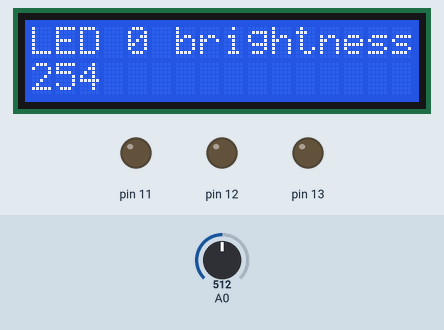
The sketch below on a simulated Arduino Uno, built with avr-gcc and run on an emulated ATmega328P. On the bench: 16×2 character LCD, output pins drawn as LEDs (lit = HIGH). Dashed ring = blinking. The test bench sets the inputs (shaded band); at power-on: A0 = 512.

Above: at 3.5 s.
3.6 s: A0 set to 418
5.1 s: A0 set to 381
At 5.9 s:
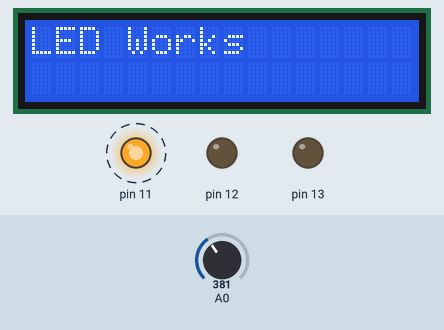
8.1 s: A0 set to 410
At 8.29 s:
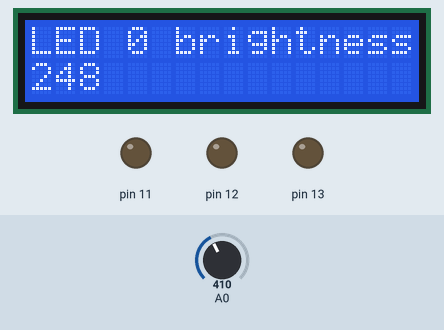
Timing chart, 0 to 11.1 s (numbered marks = the images above; inputs shaded):
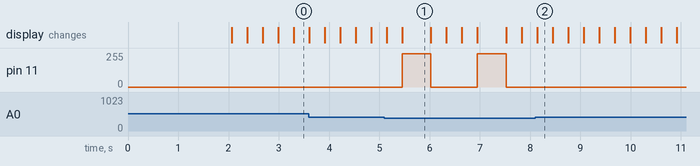

Measured:
- the behaviour switches between 400 and 399 on A0 (found by bisection; images 0 and 1)
- after the input at 5.1 s, pin 11: alternates 248/255 for 0.57 s and 0/255 for 0.93 s, starting after 0.36 s; the display: first differs from a run without the input after 0.36 s (image 1)
- after the input at 8.1 s, pin 11: stops changing and stays 0/255
- what the display in image 1 shows lasts 0.5 s, from 5.5 s to 6.0 s

The sketch:

Arduino_keypadshield_menu.ino
```cpp
#include <LiquidCrystal.h> // Include the LiquidCrystal library for LCD support.

LiquidCrystal LCD(8, 9, 4, 5, 6, 7); // Initialize the LCD object with specific pins.

// Variables used in the menu
int AR_Button = 0; // Variable to store analog button readings.
byte AC_Button = 0; // Variable used in the main loop to hold button input.
byte col[4]; // An array to navigate the menu and control LED brightness.
byte colVal = 0; // Variable to keep track of the current menu item.
bool SelStat = 0; // A boolean variable for the select status.

// Define button values for better readability:
#define Right  0
#define Left   1
#define Up     2
#define Down   3
#define Select 4
#define NONE   5

// Function to read button presses
byte ButtonRead() {
  AR_Button = analogRead(0); // Read the analog value from a pin to detect button presses.
delay(5);
  // Determine which button is pressed based on the analog reading.
  if (AR_Button > 950) return NONE;
  if (AR_Button < 70) return Right;
  if (AR_Button < 250) return Up;
  if (AR_Button < 400) return Down;
  if (AR_Button < 650) return Left;
  if (AR_Button < 850) return Select;
  return NONE; // Return NONE if no button is pressed.
}

// Function to display the menu
byte Menu(byte button) {
  if (button == Up) {
    colVal += 1; // Increment the menu item when the Up button is pressed.
    delay(300); // Add a delay for button debouncing.
  }
  if (button == Down) {
    colVal -= 1; // Decrement the menu item when the Down button is pressed.
    delay(300); // Add a delay for button debouncing.
  }
  // Ensure the menu item stays within valid bounds.
  if (colVal > 3 && colVal < 230) {
    colVal = 0;
  }
  if (colVal > 240) {
    colVal = 3;
  }
  if (button == Right) {
    col[colVal] += 1; // Increase the brightness of an LED when the Right button is pressed.
    delay(300); // Add a delay for button debouncing.
  }
  if (button == Left) {
    col[colVal] -= 1; // Decrease the brightness of an LED when the Left button is pressed.
    delay(300); // Add a delay for button debouncing.
  }
  Serial.println(colVal); // Print the current menu item to the serial monitor.
  if (colVal < 3)
  {
    LCD.setCursor(0, 0);
    LCD.print("LED");
    if (colVal < 10) {
      LCD.print(" "); // Format the menu item for display.
    }

    LCD.print(colVal);
    LCD.print(" brightness:");
    LCD.setCursor(0, 1);
    if (col[colVal] < 10)
      LCD.print(" ");
    if (col[colVal] < 100)
      LCD.print(" ");
    LCD.print(col[colVal]);
  } else {
    LCD.setCursor(0, 0);
    LCD.print("LED Works              ");
    LCD.setCursor(0, 1);
    LCD.print("                 ");
  }
}

byte LED(byte led0, byte led1, byte led2)
{

  for (int i = 0; i < 256; i += 1) {
    analogWrite(11, led0);
    if (i < led1)
    {
      digitalWrite(12, HIGH);
    }
    else {
      digitalWrite(12, LOW);
    }
    if (i < led2)
    {
      digitalWrite(13, HIGH);
    }
    else {
      digitalWrite(13, LOW);
    }
    delay(1);
  }
  return 1;
}

void setup() {
  LCD.begin(16, 2); // Initialize the LCD with 16 columns and 2 rows.
  LCD.setCursor(0, 0);
  LCD.print("Arduino menu"); // Display a title on the LCD.
  LCD.setCursor(0, 1);
  LCD.print("Ver0.0"); // Display the version.
  delay(2000); // Wait for 2 seconds.
  LCD.clear(); // Clear the LCD.
  Menu(AC_Button); // Call the menu function to start the menu.
  for (int i = 11; i < 14; i += 1) {
    pinMode(i, OUTPUT); // Set pins 11, 12, and 13 as OUTPUT to control LEDs.
  }
}

void loop() {
  AC_Button = ButtonRead(); // Read the button input.
  if (AC_Button != NONE) {
    Menu(AC_Button); // Call the menu function with the detected button press.
  }
  if (colVal == 3) {
    LED(col[0], col[1], col[2]);
  } else {
    analogWrite(11, 0);
  }
}
```
